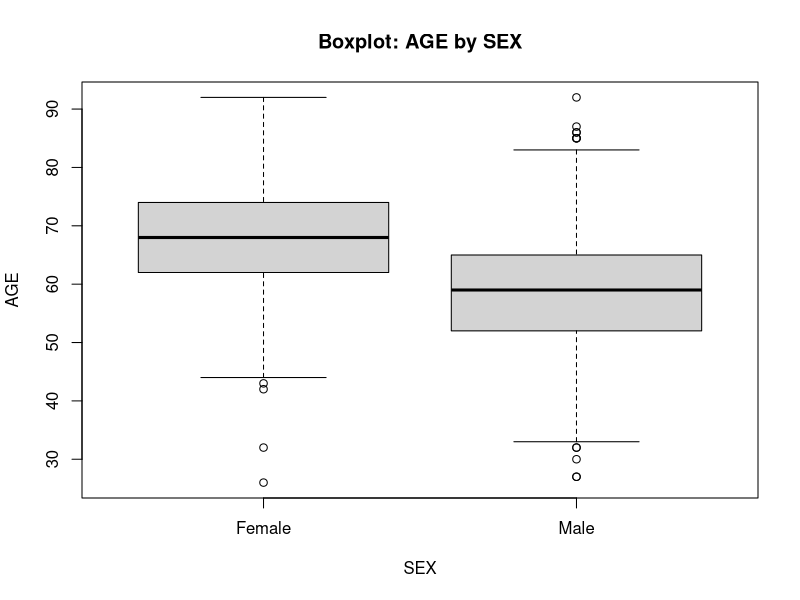
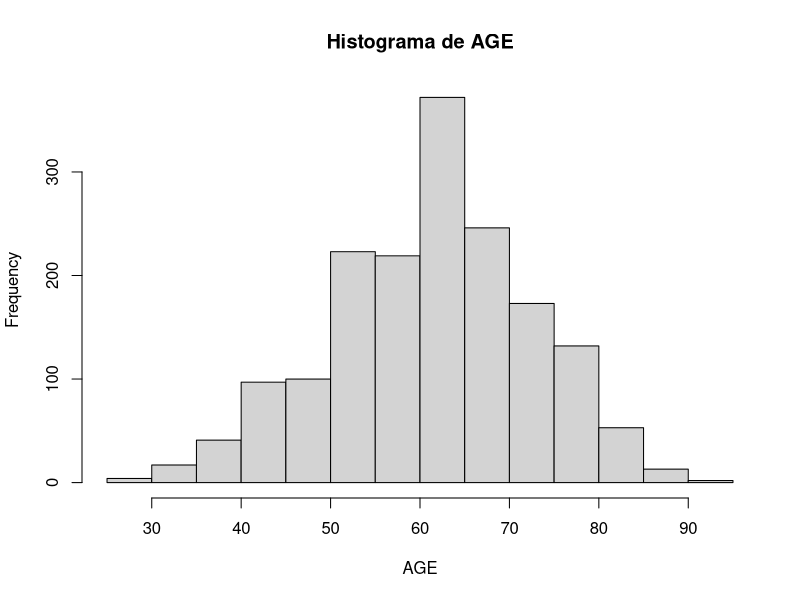
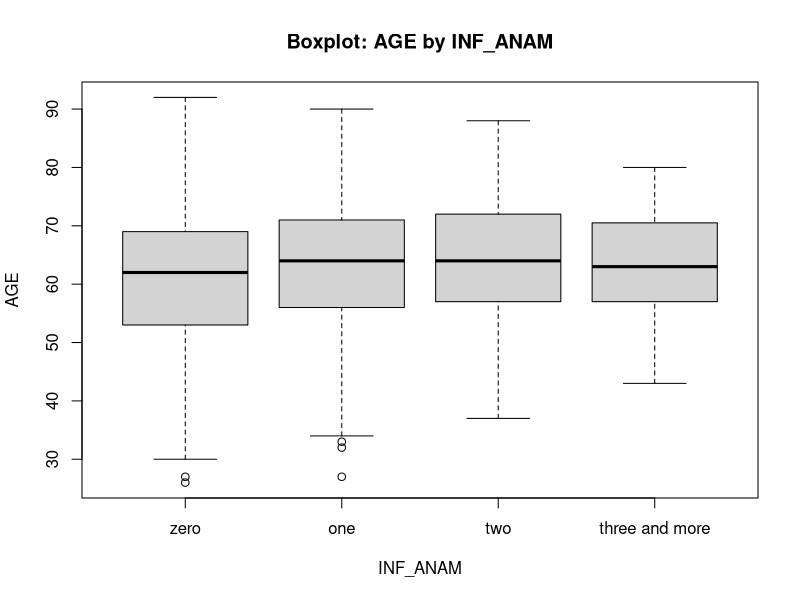
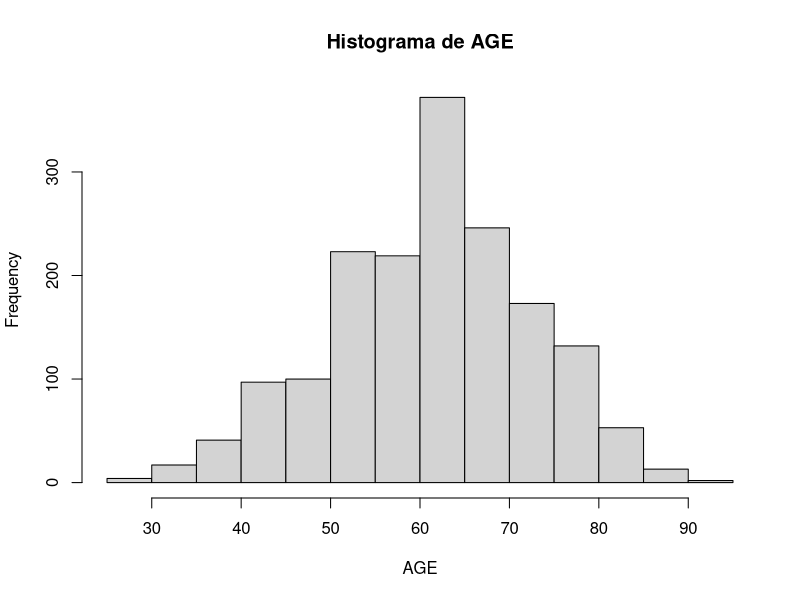
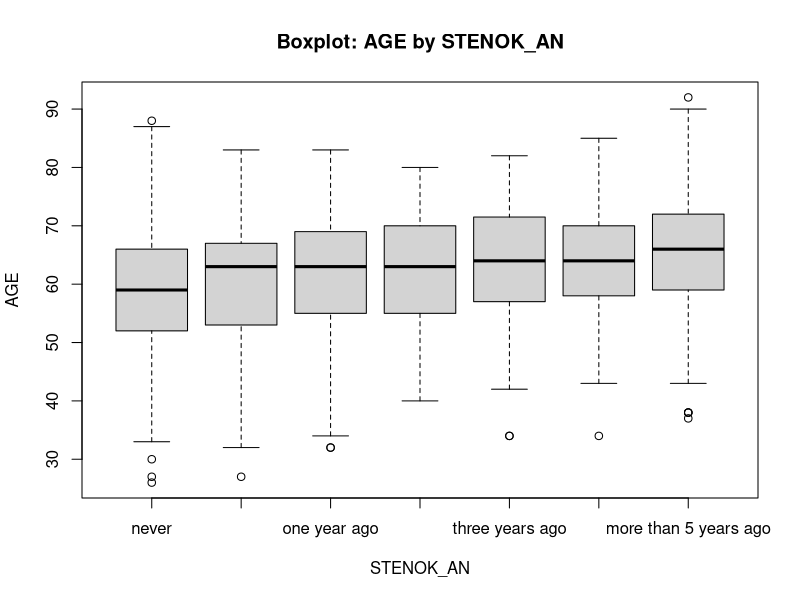
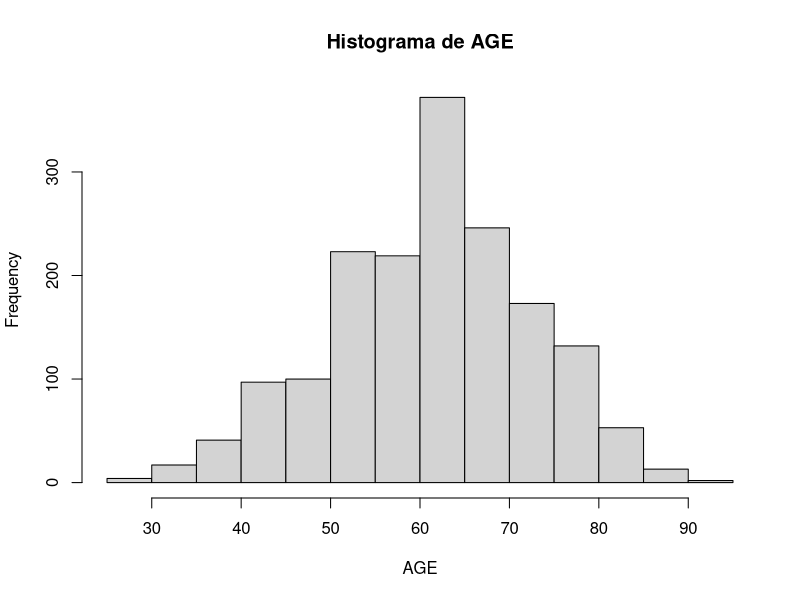
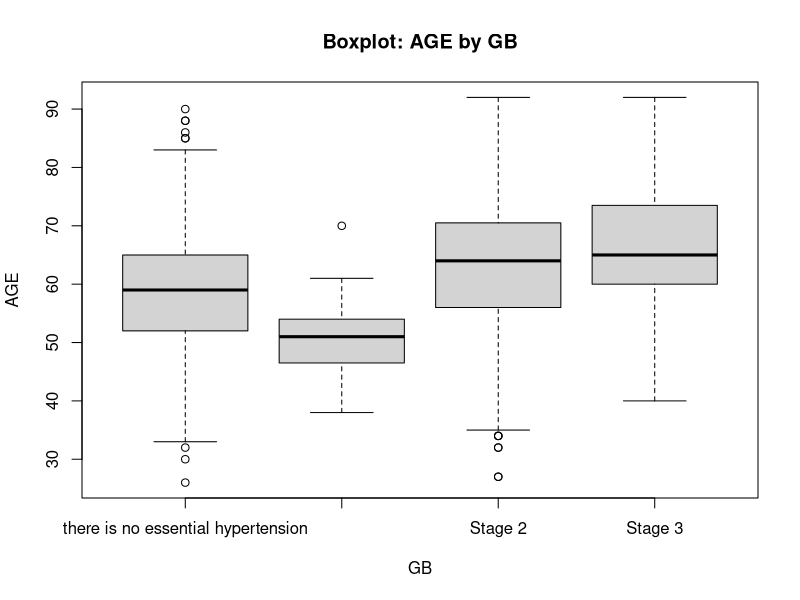
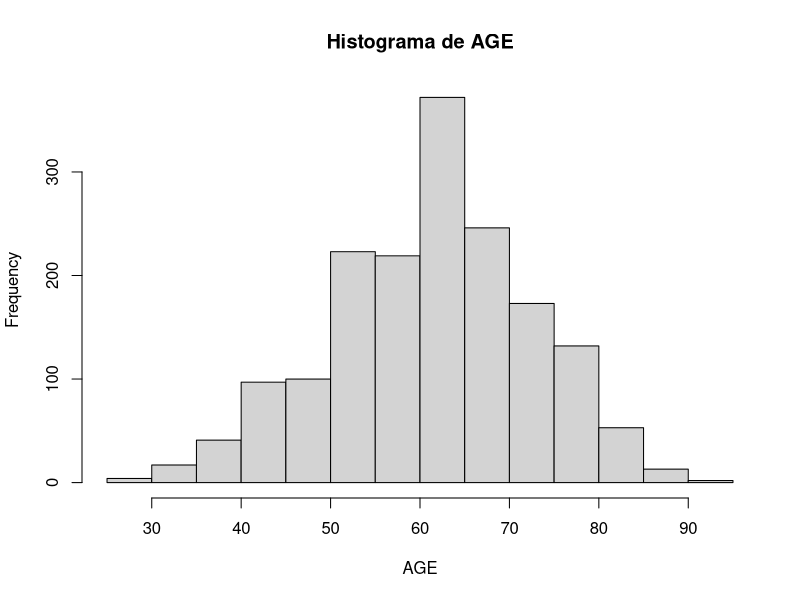

The R script that drew these images, in order:
## ---- chunk 1
knitr::opts_chunk$set(echo = TRUE)


# Ajustar la ruta al dataset
# setwd("C:/Users/AtoshiiPC/Desktop/UNI/7E QUADRI/MD/BBDD")
dd <- read.csv("Filtered_dataset.csv", header = TRUE, sep = ",", stringsAsFactors = FALSE)

# Función para convertir a factor variables de texto con pocas modalidades
# auto_factorize <- function(df, max_levels = 30) {
#   for (nm in names(df)) {
#     col <- df[[nm]]
#     if (is.character(col)) {
#       uniq <- length(unique(col[!is.na(col)]))
#       if (uniq <= max_levels) df[[nm]] <- factor(col)
#     }
#     if (is.logical(col)) df[[nm]] <- factor(col, levels = c(FALSE, TRUE))
#   }
#   df
# }
# dd <- auto_factorize(dd)

# esto es para cambiar el tipo de las categoricas
    
    dd$SEX <- factor(dd$SEX, 
              levels= c(0,1), 
              labels = c("Female", "Male"))
    dd$INF_ANAM <- factor(dd$INF_ANAM, 
              levels= c(0,1,2,3), 
              labels = c("zero", "one", "two", "three and more"))
    dd$STENOK_AN <- factor(dd$STENOK_AN, 
              levels= c(0,1,2,3,4,5,6), 
              labels = c("never", "during the last year", "one year ago", 
                         "two years ago", "three years ago", "4-5 years ago", "more than 5 years ago"))
    dd$LET_IS <- factor(dd$LET_IS,                      
              levels= c(0,1,2,3,4,5,6,7), 
              labels = c("unknown (alive)" ,"cardiogenic shock	","pulmonary edema	",
                         "myocardial rupture","progress of congestive heart failure",
                         "thromboembolism", "asystole", "ventricular fibrillation"))
    dd$GB <- factor(dd$GB,                      
              levels= c(0,1,2,3), 
              labels = c("there is no essential hypertension","Stage 1","Stage 2","Stage 3"))
    dd$SIM_GIPERT <- factor(dd$SIM_GIPERT,                      
              levels= c(0,1), 
              labels = c("no", "yes"))
    dd$ZSN_A <- factor(dd$ZSN_A,
              ordered = TRUE,                           # EN R NO SE PUEDE HACER ORDEN PARCIAL! ASÍ QUE LO DEJAMOS ASÍ
              levels= c(0,1,2,3,4), 
              labels = c("there is no chronic heart failure",
                         "I stage",
                         "IIÐ stage (heart failure due to right ventricular systolic dysfunction)	",
                         "IIÐ stage (heart failure due to left ventricular systolic dysfunction)",
                         "IIB stage (heart failure due to left and right ventricular systolic dysfunction)"))
    dd$endocr_01 <- factor(dd$endocr_01,                      
              levels= c(0,1), 
              labels = c("no", "yes"))

n <- nrow(dd)
K <- ncol(dd)
names(dd)

# Paquete opcional
if (!requireNamespace("psych", quietly = TRUE)) {
  install.packages("psych", repos = "https://cloud.r-project.org/")
}
library(psych)

# Funciones auxiliares
is_numeric_var <- function(x) is.numeric(x) || is.integer(x)
is_categorical_var <- function(x) is.factor(x) || is.character(x) || is.logical(x)

# Lista de combinaciones de variables
vars <- names(dd)
combos <- combn(vars, 2, simplify = FALSE)
## ---- chunk 2
# Loop para análisis
for (pair in combos) {
  v1 <- pair[1]; v2 <- pair[2]
  x <- dd[[v1]]; y <- dd[[v2]]

  cat("\n##", v1, "vs", v2, "\n")

  if (is_numeric_var(x) && is_numeric_var(y)) {
    # NUMERIC vs NUMERIC
    plot(x, y, main = paste("Scatter:", v1, "vs", v2), xlab = v1, ylab = v2)
    if (sum(!is.na(x) & !is.na(y)) > 2) {
      abline(lm(y ~ x), col="red", lwd=2)
      print(cor.test(x, y))
    }

  } else if ((is_numeric_var(x) && is_categorical_var(y)) ||
             (is_categorical_var(x) && is_numeric_var(y))) {
    # NUMERIC vs CATEGORICAL
    if (is_numeric_var(x)) {
      num <- x; catvar <- factor(y)
      num_name <- v1; cat_name <- v2
    } else {
      num <- y; catvar <- factor(x)
      num_name <- v2; cat_name <- v1
    }

    boxplot(num ~ catvar, main = paste("Boxplot:", num_name, "by", cat_name),
            xlab = cat_name, ylab = num_name)
    if (length(levels(catvar)) <= 10) {
      hist(num, main = paste("Histograma de", num_name), xlab = num_name)
    }
    print(psych::describeBy(num, group = catvar, mat = TRUE))

  } else if (is_categorical_var(x) && is_categorical_var(y)) {
    # CATEGORICAL vs CATEGORICAL
    ttab <- table(x, y, useNA = "ifany")
    barplot(ttab, beside = TRUE, legend.text = TRUE, main = paste("Barplot:", v1, "vs", v2))
    print(ttab)
    if (all(dim(ttab) > 1)) {
      print(chisq.test(ttab))
    }
  }
}
